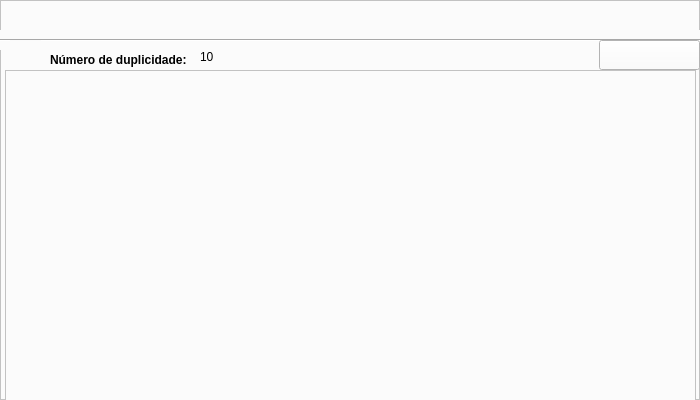
<?xml version="1.0" encoding="UTF-8"?>
<ui version="4.0">
 <class>ReportTable</class>
 <widget class="QDialog" name="ReportTable">
  <property name="geometry">
   <rect>
    <x>0</x>
    <y>0</y>
    <width>700</width>
    <height>400</height>
   </rect>
  </property>
  <property name="minimumSize">
   <size>
    <width>700</width>
    <height>400</height>
   </size>
  </property>
  <property name="windowTitle">
   <string>Dialog</string>
  </property>
  <property name="sizeGripEnabled">
   <bool>false</bool>
  </property>
  <widget class="QFrame" name="frame">
   <property name="geometry">
    <rect>
     <x>0</x>
     <y>0</y>
     <width>700</width>
     <height>400</height>
    </rect>
   </property>
   <property name="styleSheet">
    <string notr="true">margin:  0;
padding: 0;
width: 1152px;
height: 700px;
background: #FBFBFB;
</string>
   </property>
   <property name="frameShape">
    <enum>QFrame::StyledPanel</enum>
   </property>
   <property name="frameShadow">
    <enum>QFrame::Raised</enum>
   </property>
   <widget class="QPushButton" name="backButton">
    <property name="enabled">
     <bool>true</bool>
    </property>
    <property name="geometry">
     <rect>
      <x>2</x>
      <y>2</y>
      <width>36</width>
      <height>36</height>
     </rect>
    </property>
    <property name="autoFillBackground">
     <bool>false</bool>
    </property>
    <property name="styleSheet">
     <string notr="true">background:transparent;
border-radius: 50px;</string>
    </property>
    <property name="text">
     <string/>
    </property>
    <property name="icon">
     <iconset resource="../assets.qrc">
      <normaloff>:/imgs/assets/img/button-back.PNG</normaloff>:/imgs/assets/img/button-back.PNG</iconset>
    </property>
    <property name="iconSize">
     <size>
      <width>40</width>
      <height>40</height>
     </size>
    </property>
   </widget>
   <widget class="Line" name="line">
    <property name="geometry">
     <rect>
      <x>0</x>
      <y>30</y>
      <width>701</width>
      <height>20</height>
     </rect>
    </property>
    <property name="acceptDrops">
     <bool>false</bool>
    </property>
    <property name="autoFillBackground">
     <bool>false</bool>
    </property>
    <property name="styleSheet">
     <string notr="true">color:1C1C1C;</string>
    </property>
    <property name="orientation">
     <enum>Qt::Horizontal</enum>
    </property>
   </widget>
   <widget class="QLabel" name="logo">
    <property name="geometry">
     <rect>
      <x>40</x>
      <y>5</y>
      <width>30</width>
      <height>30</height>
     </rect>
    </property>
    <property name="styleSheet">
     <string notr="true">background:transparent;</string>
    </property>
    <property name="text">
     <string/>
    </property>
    <property name="pixmap">
     <pixmap resource="../assets.qrc">:/imgs/assets/img/logo.PNG</pixmap>
    </property>
    <property name="scaledContents">
     <bool>true</bool>
    </property>
   </widget>
   <widget class="QLabel" name="reportLogo">
    <property name="geometry">
     <rect>
      <x>280</x>
      <y>6</y>
      <width>140</width>
      <height>30</height>
     </rect>
    </property>
    <property name="styleSheet">
     <string notr="true">background:transparent;</string>
    </property>
    <property name="text">
     <string/>
    </property>
    <property name="pixmap">
     <pixmap resource="../assets.qrc">:/imgs/assets/img/report-logo.PNG</pixmap>
    </property>
    <property name="scaledContents">
     <bool>true</bool>
    </property>
    <property name="wordWrap">
     <bool>false</bool>
    </property>
   </widget>
   <widget class="QLabel" name="userIcon">
    <property name="geometry">
     <rect>
      <x>665</x>
      <y>10</y>
      <width>20</width>
      <height>22</height>
     </rect>
    </property>
    <property name="text">
     <string/>
    </property>
    <property name="pixmap">
     <pixmap resource="../assets.qrc">:/imgs/assets/img/user-icon.PNG</pixmap>
    </property>
    <property name="scaledContents">
     <bool>true</bool>
    </property>
   </widget>
   <widget class="QPushButton" name="generateButton">
    <property name="geometry">
     <rect>
      <x>599</x>
      <y>40</y>
      <width>101</width>
      <height>30</height>
     </rect>
    </property>
    <property name="font">
     <font>
      <family>Segoe UI Semibold</family>
      <pointsize>11</pointsize>
      <weight>75</weight>
      <bold>true</bold>
     </font>
    </property>
    <property name="styleSheet">
     <string notr="true"/>
    </property>
    <property name="text">
     <string/>
    </property>
    <property name="icon">
     <iconset resource="../assets.qrc">
      <normaloff>:/imgs/assets/img/export-icon.png</normaloff>:/imgs/assets/img/export-icon.png</iconset>
    </property>
    <property name="iconSize">
     <size>
      <width>130</width>
      <height>30</height>
     </size>
    </property>
   </widget>
   <widget class="QTableWidget" name="tableReport">
    <property name="geometry">
     <rect>
      <x>5</x>
      <y>70</y>
      <width>691</width>
      <height>331</height>
     </rect>
    </property>
   </widget>
   <widget class="QLabel" name="duplicityicon">
    <property name="geometry">
     <rect>
      <x>10</x>
      <y>40</y>
      <width>31</width>
      <height>31</height>
     </rect>
    </property>
    <property name="text">
     <string/>
    </property>
    <property name="pixmap">
     <pixmap resource="../assets.qrc">:/imgs/assets/img/duplicity-icon.png</pixmap>
    </property>
    <property name="scaledContents">
     <bool>true</bool>
    </property>
   </widget>
   <widget class="QLabel" name="nDuplicityLabel">
    <property name="geometry">
     <rect>
      <x>50</x>
      <y>50</y>
      <width>141</width>
      <height>20</height>
     </rect>
    </property>
    <property name="text">
     <string>&lt;b style=&quot;color: #000; size: 40px&quot;&gt;Número de duplicidade:&lt;b/&gt;</string>
    </property>
   </widget>
   <widget class="QLabel" name="amountDuplicity">
    <property name="geometry">
     <rect>
      <x>200</x>
      <y>50</y>
      <width>47</width>
      <height>13</height>
     </rect>
    </property>
    <property name="styleSheet">
     <string notr="true">color: #000
</string>
    </property>
    <property name="text">
     <string>10</string>
    </property>
   </widget>
   <zorder>line</zorder>
   <zorder>duplicityicon</zorder>
   <zorder>backButton</zorder>
   <zorder>logo</zorder>
   <zorder>reportLogo</zorder>
   <zorder>userIcon</zorder>
   <zorder>generateButton</zorder>
   <zorder>tableReport</zorder>
   <zorder>nDuplicityLabel</zorder>
   <zorder>amountDuplicity</zorder>
  </widget>
 </widget>
 <resources>
  <include location="../assets.qrc"/>
 </resources>
 <connections/>
</ui>
